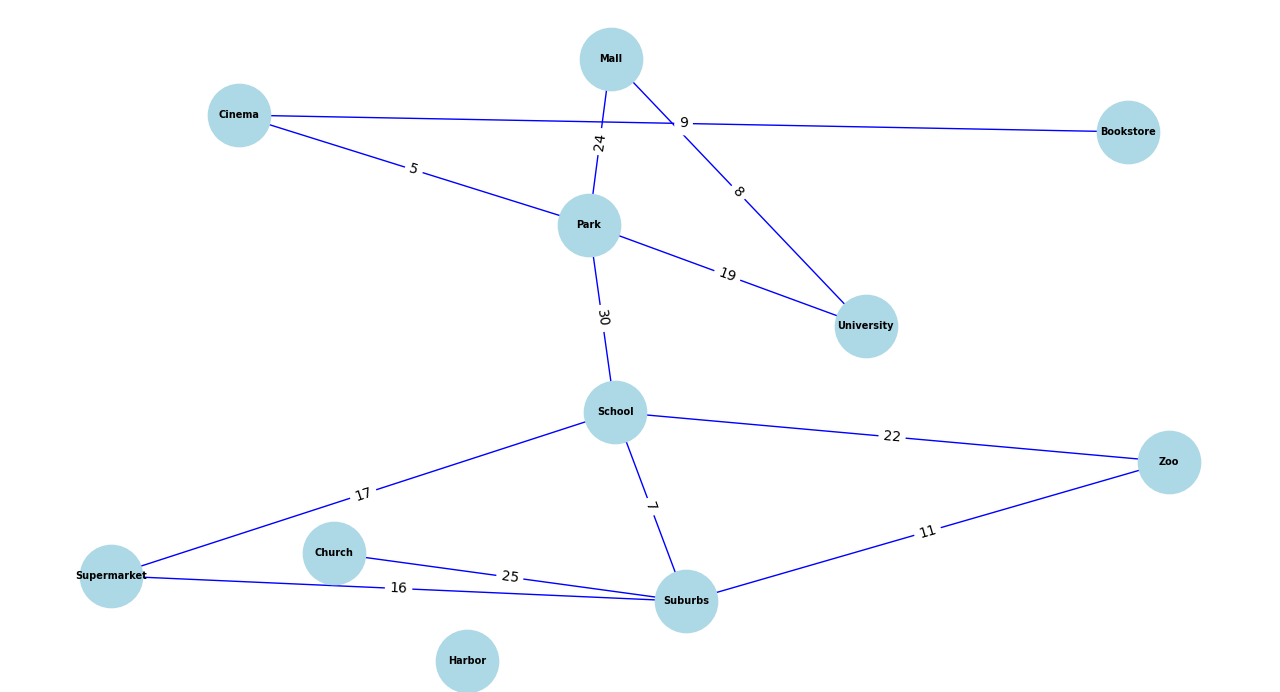

The script that drew this image:

from linked_list import *
from stack_queue import *
from min_heap import *
import networkx as nx
import matplotlib.pyplot as plt

class DSAGraphNode: # represents a single vertex
    def __init__(self, in_label, in_value=None):
        self.label = in_label # name of vertex, e.g B
        self.value = in_value
        self.adj_list = DSALinkedList()
        # used for BFS and DFS
        self.visited = False # not yet visited

    def __str__(self):
        return f"{self.label}"

    def get_label(self):
        return self.label
    
    def get_value(self):
        return self.value
    
    def get_adjacent_node(self):
        return self.adj_list.display()
    
    def get_visited(self):
        return self.visited
    
    def check_adjacent(self, node):
        # checks if this node is already connected to node
        # prevents duplication of connection
        run = 0
        result = False

        curr_node = self.adj_list.head
        while (run == 0) and (curr_node is not None):
            edge = curr_node.getValue()
            if edge.get_node() == node: # checks if node is in the adjacency list
                result = True
                run = 1
            else:
                curr_node = curr_node.getNext()
        return result

    def add_edge_into(self, node, weight):
        # adds an adjacent node to another node 

        if not self.check_adjacent(node):
            edge = DSAGraphEdge(node, weight)
            self.adj_list.insertLast(edge)
        else:
            raise Exception("Edge already exists")

    def delete_edge_from(self, adj_list, edge):
        # deletes an adjacent node from another node

        curr_node = adj_list.head
        while curr_node is not None:
            edge_node = curr_node.getValue()
            if edge_node.get_node() == edge:
                adj_list.remove(edge_node)  # remove edge vertex from all adjacency lists
                return
            else:
                curr_node = curr_node.getNext()

    def set_visited(self):
        self.visited = True

    def clear_visited(self):
        self.visited = False

class DSAGraphEdge: # class for edge and its weight
    def __init__(self, node, weight):
        self.node = node
        self.weight = weight

    def get_node(self):
        return self.node

    def get_weight(self):
        return self.weight



class DSAGraph:
    def __init__(self):
        self.vertices = DSALinkedList() # linked list of all vertices
        self._next_node = None

    def get_vertex(self, label): # traverses the vertices list to check if a certain vertex exists already
        run = 0
        result = None
        if isinstance(label, (float, int, bool)):
            raise Exception("Please enter label correctly")
        if self.vertices.isEmpty():
            result = None

        curr_node = self.vertices.head
        while (run == 0) and (curr_node is not None):
            vertex = curr_node.getValue()
            if vertex.get_label() == label: # checks if label is in the vertices list
                result = vertex
                run = 1
            else:
                curr_node = curr_node.getNext()
                
        
        return result


    def has_vertex(self, label): # returns True if vertex exists already
                                    # returns False if vertex does not exist
        if isinstance(label, (float, int, bool)):
            raise Exception("Please enter label correctly")

        if self.get_vertex(label) is not None:
            result = True # the vertex exists already
        else:
            result = False  # the vertex does not exist yet
        return result

    def add_vertex(self, label, value=None):
        if isinstance(label, (float, int, bool)):
            raise Exception("Please enter label correctly")

        if not self.has_vertex(label): # if vertex does not exist yet, then add vertex
            vertex = DSAGraphNode(label, value)
            self.vertices.insertLast(vertex)
        else:
            raise Exception(f"Vertex {label} already exists")

    def delete_vertex(self, label):
        if isinstance(label, (float, int, bool)):
            raise Exception("Please enter label correctly")

        vertex = self.get_vertex(label)
        if vertex is not None: # if vertex exist, then delete vertex
            
            curr_node = self.vertices.head
            while curr_node is not None:
                v = curr_node.getValue()
                v.adj_list.remove(vertex)   # remove vertex from all adjacency lists
                curr_node = curr_node.getNext()
            self.vertices.remove(vertex)    # remove vertex from vertex list
        else:
            raise Exception(f"Vertex {label} does not exist")
        
    def add_edge(self, lab_1, lab_2, weight):   # connect 2 vertices together
        if isinstance(lab_1, (float, int, bool)):
            raise Exception("Please enter label 1 correctly")
        if isinstance(lab_2, (float, int, bool)):
            raise Exception("Please enter label 2 correctly")

        ver_1 = self.get_vertex(lab_1)
        ver_2 = self.get_vertex(lab_2)  

        if (ver_1 is not None) and (ver_2 is not None): # if lab_1 and lab_2 exist
            ver_1.add_edge_into(ver_2, weight) # add edge from ver_1 to ver_2
            ver_2.add_edge_into(ver_1, weight)  # add edge from ver_1 to ver_2
        elif ver_1 is None:
            raise Exception(f"{lab_1} does not exist")
        elif ver_2 is None:
            raise Exception(f"{lab_2} does not exist")

    def delete_edge(self, lab_1, lab_2):   # remove edge from adjacency list
        if isinstance(lab_1, (float, int, bool)):
            raise Exception("Please enter label 1 correctly")
        if isinstance(lab_2, (float, int, bool)):
            raise Exception("Please enter label 2 correctly")

        ver_1 = self.get_vertex(lab_1)
        ver_2 = self.get_vertex(lab_2)
        if (ver_1 is not None) and (ver_2 is not None): # if lab_1 and lab_2 exist
            ver_1.delete_edge_from(ver_1.adj_list, ver_2) # remove edge from ver_1 to ver_2
            ver_2.delete_edge_from(ver_2.adj_list, ver_1)  # remove edge from ver_1 to ver_2
        elif ver_1 is None:
            raise Exception(f"{lab_1} does not exist")
        elif ver_2 is None:
            raise Exception(f"{lab_2} does not exist")

    def get_vertex_count(self):
        count = 0

        if self.vertices.isEmpty():
            count = 0
        else:
            curr_node = self.vertices.head
            if curr_node is None:
                raise Exception("Cannot provide total number of vertices as vertices list is empty")
            while (curr_node is not None):

                count += 1
                curr_node = curr_node.getNext()


        return count
    
    def get_edge_count(self):
        count = 0
        edge_count = 0
        curr_node = self.vertices.head
        if curr_node is None:
            raise Exception("Cannot provide total number of edges as vertices list is empty")
        while (curr_node is not None):
            vertex = curr_node.getValue()
            adj_node = vertex.adj_list.head
            while (adj_node is not None):
                count += 1
                adj_node = adj_node.getNext()
            curr_node = curr_node.getNext()
        edge_count = count // 2
        return edge_count

    def is_adjacent(self, lab_1, lab_2):
        result = False
        if isinstance(lab_1, (float, int, bool)):
            raise Exception("Please enter label 1 correctly")
        if isinstance(lab_2, (float, int, bool)):
            raise Exception("Please enter label 2 correctly")

        ver_1 = self.get_vertex(lab_1)
        ver_2 = self.get_vertex(lab_2)

        if (ver_1 is not None) and (ver_2 is not None): # check if lab_1 and lab_2 exist
            result = ver_1.check_adjacent(ver_2) # check if ver_2 is in ver_1's adjacency list
            #True if yes or False if not
        else:
            result = False
        return result

    def get_adjacent(self, lab): # returns adjacency list of a certain vertex
        adj_list_vertex = None
        if isinstance(lab, (float, int, bool)):
            raise Exception("Please enter label correctly")

        vertex = self.get_vertex(lab) # get the vertex
        if vertex is not None:
            adj_list_vertex = vertex.get_adjacent_node()
        else:
            adj_list_vertex = None
        return adj_list_vertex

    # display methods
    def display_as_list(self):

        print("\nAdjacency list:\n")
        curr_node = self.vertices.head
        if curr_node is None:
            raise Exception("Vertices list is empty")
        while (curr_node is not None):
            vertex = curr_node.getValue()
            print(f"{vertex}:", end=" ")
            adj_node = vertex.adj_list.head
            while (adj_node is not None):
                edge = adj_node.getValue()
                print(f"{edge.get_node()}({edge.get_weight()})", end=" ")
                adj_node = adj_node.getNext()
            print()
            curr_node = curr_node.getNext()

    def display_as_matrix(self):
        result = False
        curr_node = self.vertices.head
        if curr_node is None:
            raise Exception("Vertices list is empty")
        print(" ", end=" ")
        while curr_node is not None:
            vertex = curr_node.getValue()
            print(f"\t{vertex.get_label():<12}", end=" ") # print header row (column labels)
            curr_node = curr_node.getNext()
        print()

        curr_node = self.vertices.head  # reset to iterate through the vertices again

        while curr_node is not None:  # print each row
            vertex = curr_node.getValue()
            print(f"{vertex.get_label():<15}", end=" ") # print row label

            ver_node = self.vertices.head   # reset for column
            while ver_node is not None:  # print each row
                vertex_1 = ver_node.getValue()
                result = vertex.check_adjacent(vertex_1)    # if vertex_1 is adjacent to vertex then display 1, else display 0
                if result == True:
                    print(f"{'1':<15}", end=" ")
                else:
                    print(f"{'0':<15}", end=" ")
                ver_node = ver_node.getNext()   # get next potential adjacent vertex
            print()
            curr_node = curr_node.getNext() # get next header vertex

    def degree(self, node): # counts how many neighbours a single vertex has
        count = 0
        adj_node = node.adj_list.head
        if adj_node is None:
            raise Exception("Adjacency list is empty")
        while adj_node is not None:
            count += 1
            adj_node = adj_node.getNext()
        return count

    def has_value(self, value): # checks if any vertex has a certain value
        result = False
        run = 0
        curr_node = self.vertices.head
        if curr_node is None:
            raise Exception("Vertices list is empty")
        while (run == 0) and (curr_node is not None):
            vertex = curr_node.getValue()
            if vertex.get_value() == value:
                result = True
                run = 1
            else:
                result = False
            curr_node = curr_node.getNext()
        return result

    def next_vertex(self):  # returns only next vertex
        if self._next_node is None:
            self._next_node = self.vertices.head
        else:
            self._next_node = self._next_node.getNext()
        if self._next_node is not None:
            return self._next_node.getValue()
        self._next_node = None
        return None

    def sort(self): # sort vertices in alphabetical or numeric ascending order
        curr_node = self.vertices.head
        if curr_node is None:
            raise Exception("Vertices list is empty")
        while curr_node is not None:
            next_node = curr_node.getNext()
            while next_node is not None:
                lab_1 = curr_node.getValue()
                lab_2 = next_node.getValue()
                if lab_1.get_label() > lab_2.get_label():
                    curr_node.setValue(lab_2)
                    next_node.setValue(lab_1)
                next_node = next_node.getNext()
            curr_node = curr_node.getNext()

    def sort_adjacent(self): # sort neighbours in alphabetical or numeric ascending order
        curr_node = self.vertices.head
        if curr_node is None:
            raise Exception("Vertices list is empty")
        while curr_node is not None:
            vertex = curr_node.getValue()
            swapped = True
            while swapped:
                swapped = False
                node = vertex.adj_list.head
                while node is not None and node.getNext() is not None:
                    next_node = node.getNext().get_node()
                    lab_1 = node.getValue().get_node()
                    lab_2 = next_node.getValue()
                    if lab_1.get_label() > lab_2.get_label():
                        node.setValue(lab_2)
                        next_node.setValue(lab_1)
                        swapped = True
                    node = node.getNext()
            curr_node = curr_node.getNext()

    def breadth_first_search(self): # original bfs
        T = DSAQueue()  # result queue and takes in label
        Q = DSAQueue()  # working queue and takes in vertex

        curr_node = self.vertices.head
        while curr_node is not None:
            v = curr_node.getValue()
            v.clear_visited()
            curr_node = curr_node.getNext()
        if self.vertices.head is None:
            return T

        first_vertex = self.vertices.head.getValue()
        first_vertex.set_visited()
        Q.enqueue(first_vertex)

        # BFS traversal
        while not Q.isEmpty():   # while Q is not empty
            v = Q.dequeue()
            adj_node = v.adj_list.head
            while adj_node is not None:
                edge = adj_node.getValue()
                w = edge.get_node()
                if not w.get_visited():
                    T.enqueue((v.get_label(), w.get_label()))   # inserts the edge path of each vertex

                    w.set_visited()
                    Q.enqueue(w)
                adj_node = adj_node.getNext()
        return T    # returns edges in order they are visited



    def get_unvisited_adjacent(self, vertex):
        # used for cycle detection inside depth_first_search
        if not isinstance(vertex, DSAGraphNode):
            raise Exception("Please enter correct vertex")

        adj_node = vertex.adj_list.head
        while adj_node is not None:
            edge = adj_node.getValue()
            w = edge.get_node()
            if not w.get_visited():
                return w
            adj_node = adj_node.getNext()
        return None

    def depth_first_search(self):   # returns nodes explored in depth
        T = DSAQueue()  # result queue and takes in label
        S = DSAStack()  # working stack and takes in vertex
        curr_node = self.vertices.head
        while curr_node is not None:
            v = curr_node.getValue()
            v.clear_visited()
            curr_node = curr_node.getNext()
        if self.vertices.head is None:
            return T
        first_vertex = self.vertices.head.getValue()
        first_vertex.set_visited()
        S.push(first_vertex)

        while not S.isEmpty():
            v = S.top()

            w = self.get_unvisited_adjacent(v)
            if w is not None:
                T.enqueue((v.get_label(), w.get_label()))

                w.set_visited()
                S.push(w)

            else:
                S.pop() # backtrack
        return T

    def display_visually(self):

        G = nx.Graph()
        edge_queue = DSAQueue()
        curr_ver = self.vertices.head
        while curr_ver is not None: # iterate through vertex list
            vertex = curr_ver.getValue()
            v = vertex.get_label()
            G.add_node(v)  # add all nodes

            adj_node = vertex.adj_list.head
            while adj_node is not None: # iterate through adjacency list
                edge = adj_node.getValue()
                n = edge.get_node().get_label()
                w = edge.get_weight()
                G.add_weighted_edges_from([(v, n, w)])
                adj_node = adj_node.getNext()
            curr_ver = curr_ver.getNext()

        driving_time_labels = nx.get_edge_attributes(G, 'weight')
        pos = nx.spring_layout(G, k=3)   # lines which connect the edges
        nx.draw(G, pos, with_labels=True, node_color="lightblue", edge_color="blue", node_size=2010, font_size=7, font_weight="bold")
        nx.draw_networkx_edge_labels(G, pos, edge_labels=driving_time_labels)
        plt.show()
    
    def dijkstra(self, start_ver, destination=None):    # outputs shortest path and time
        start_ver = self.get_vertex(start_ver)  # get the vertex
        destination_ver = self.get_vertex(destination)

        priority_q = DSAMINHeap(20)    # priority queue (min heap)
        driving_times = {}   # to store shortest driving time from start to any vertex
        visited = {}    # store predecessor of each visited vertex
        curr_node = self.vertices.head


        while curr_node is not None:
            node = curr_node.getValue() # gets the DSAGraph node
            if node == start_ver:
                driving_times[start_ver] = 0  # initialise the driving time of start_ver to 0
                visited[start_ver] = None   # start has distance 0 and no visited vertex before it
            else:
                driving_times[node] = float("inf") # the driving time for each vertex is infinity
                visited[node] = None   # no predecessor nodes
            curr_node = curr_node.getNext()

        if start_ver.adj_list.head is None:
            return

        priority_q.add(0, start_ver)

        while not priority_q.heap_empty():
            removed_item = priority_q.remove()
            current_driving_time = removed_item.get_priority()
            ver = removed_item.get_value()
            if current_driving_time > driving_times[ver]:
                continue # skip current_driving_time as it is greater

            adj_node = ver.adj_list.head
            while adj_node is not None:
                edge = adj_node.getValue()
                neighbour = edge.get_node()
                weight = edge.get_weight()
                total_time = driving_times[ver] + weight    # calculate driving time to reach neighbour
                if total_time < driving_times[neighbour]:
                    driving_times[neighbour] = total_time
                    visited[neighbour] = ver
                    priority_q.add(total_time, neighbour)
                adj_node = adj_node.getNext() # move to next edge in adj list

        if destination is not None:

            if driving_times[destination_ver] == float("inf"):
                return f"No path to {destination}", "No shortest time"


            elif start_ver == destination_ver:
                # Driver's current location is the same as the pickup location
                return f"{destination_ver.get_label()}", 0

            elif start_ver != destination_ver:   # Driver's current location is different from the pickup location
                path = [None] * self.get_vertex_count() # initial path list
                i = 0
                curr_ver = destination_ver
                while curr_ver is not None: # enqueues vertices from start to destination in reverse
                    path[i] = curr_ver.get_label()
                    i += 1
                    curr_ver = visited[curr_ver]    # step backwards to previously visited node

                path = path[:i][::-1]   # slice to filled part and reverse
                return f"{path}", driving_times[destination_ver]    # returns shortest path and time
                # shortest path from start to destination
                # shortest driving time from start to destination

            else:   # no path available from source to destination
                raise Exception(f"No path available from {start_ver} to {destination_ver}")


    def bfs(self, source):  # finds  all reachable locations grouped by level

        Q = DSAQueue()  # working queue and takes in vertex

        curr_node = self.vertices.head
        while curr_node is not None:    # sets all nodes to unvisited
            v = curr_node.getValue()
            v.clear_visited()
            curr_node = curr_node.getNext()

        first_vertex = self.get_vertex(source)  # gets source location node
        if first_vertex is None:
            print(f"{source} not found")
            return T

        first_vertex.set_visited()  # source location node is set to visited
        Q.enqueue((0, first_vertex))    # store vertex, level in queue to group level by level

        levels = {} # stores reachable locations at each level
        # BFS traversal
        while not Q.isEmpty():   # while Q is not empty
            level, v = Q.dequeue()

            if level not in levels: # level inx is given a list initialised with None
                levels[level] = [None] * self.get_vertex_count()
            count = 0
            while count < len(levels[level]) and levels[level][count] is not None:
                count += 1
            levels[level][count] = v.get_label()    # add level and its list of reachable location nodes

            adj_node = v.adj_list.head  # traverse v's adjacency list
            while adj_node is not None:
                edge = adj_node.getValue()
                w = edge.get_node()
                if not w.get_visited(): # if edge node is not visted
                    w.set_visited() # set edge node to visited and add it to queue
                    Q.enqueue((level + 1, w))
                adj_node = adj_node.getNext()
        print(f"BFS ({source}):")
        for idx in levels:
            reachable_locations = []    # will store reachable locations
            count = 0
            while count < len(levels[idx]):
                if levels[idx][count] is not None:
                    reachable_locations = reachable_locations + [levels[idx][count]]
                count += 1
            print(f"Level {idx}: {reachable_locations}\n")



    def dfs(self, source):   # cycle detection and provides locations
        T = DSAQueue()  # result queue and takes in label
        S = DSAStack()  # working stack and takes in vertex
        curr_node = self.vertices.head
        while curr_node is not None:
            v = curr_node.getValue()
            v.clear_visited()
            curr_node = curr_node.getNext()

        first_vertex = self.get_vertex(source)
        if first_vertex is None:
            print(f"{source} not found")
            return T

        parent = {}
        cycle_found = False


        first_vertex.set_visited()
        parent[first_vertex.get_label()] = None
        S.push(first_vertex)

        while not S.isEmpty():
            v = S.top()
            w = self.get_unvisited_adjacent(v)
            if w is not None:
                T.enqueue((v.get_label(), w.get_label()))
                parent[w.get_label()] = v   # record how we got to v
                w.set_visited()
                S.push(w)
            else:
                S.pop() # backtrack

        # cycle detection
        curr_node = self.vertices.head
        while curr_node is not None and not cycle_found:
            v = curr_node.getValue()
            adj_node = v.adj_list.head
            while adj_node is not None and not cycle_found:
                edge = adj_node.getValue()
                w = edge.get_node()
                if v.get_label() in parent:
                    v_parent = parent[v.get_label()]
                else:
                    v_parent = None
                if w.get_visited() and w != v_parent:   # if w was visited and w is not the parent of v then it's a cycle
                    is_ancestor = False
                    if v.get_label() in parent:
                        check = parent[v.get_label()]   # start checking at v's parent
                    else:
                        check = None
                    while check is not None:    # walk up from v toward root
                        if check == w:  # finds w in v's ancestry
                            is_ancestor = True
                            break
                        else:
                            if check.get_label() in parent:
                                check = parent[check.get_label()]
                            else:
                                check = None
                    if is_ancestor:
                        cycle_found = True
                        cycle_nodes = self.get_cycle_path(v, w, parent)
                adj_node = adj_node.getNext()
            curr_node = curr_node.getNext()
        print("DFS Cycle Detection")
        if cycle_found:
            if cycle_nodes.top() != source:
                print(f"No cycle was found with {source} being one of the locations")
            else:
                print(f"Cycle path: {cycle_nodes.display_queue()}")  # display cycle path
        else:
            print("No cycle was found")


    def get_cycle_path(self, node, ancestor, parent): # checks if checks if

        cycle_path = [node.get_label()]
        current = node
        while current != ancestor:  # if current node is same as the node already visited, then it is an ancestor. Thus cy

            if current.get_label() in parent:
                current = parent[current.get_label()]
            else:
                current = None
            if current is None:
                break

            cycle_path = cycle_path + [current.get_label()]

        correct_cycle_path = DSAQueue(len(cycle_path)+1)
        i = len(cycle_path) - 1
        while i >= 0:
            correct_cycle_path.enqueue(cycle_path[i])   # enqueues cycle path in reverse to get the correct cycle path
            i -= 1
        correct_cycle_path.enqueue(ancestor.get_label())    # enqueues the source location on last position
        return correct_cycle_path












            
